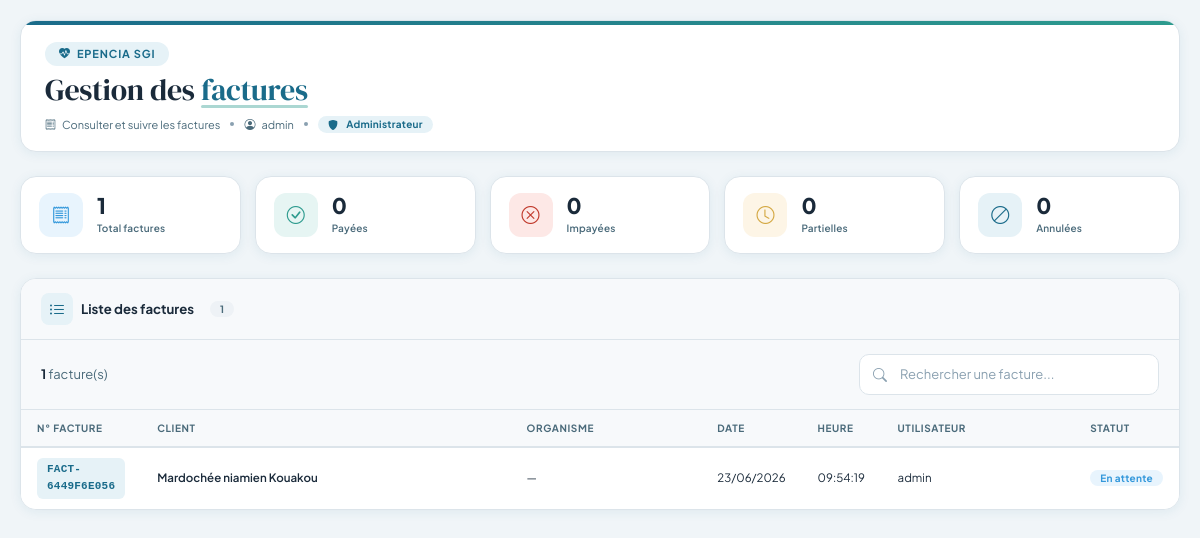
Page /views/facture/gestion-facture.php (signed in) on the committed database.
### tables this page shows
CREATE TABLE IF NOT EXISTS `factures` (
  `facture_id` varchar(100) NOT NULL,
  `client_id` varchar(100) NOT NULL,
  `organisme_id` varchar(100) NOT NULL,
  `utilisateur_id` varchar(100) NOT NULL,
  `date` date DEFAULT NULL,
  `heure` time DEFAULT NULL,
  `statut` enum('en attente','payé','impayé','annulé','partiel') DEFAULT NULL,
  PRIMARY KEY (`facture_id`)
);

CREATE TABLE IF NOT EXISTS `clients` (
  `client_id` varchar(100) NOT NULL,
  `nom_prenom` varchar(200) DEFAULT NULL,
  `date_naissance` date DEFAULT NULL,
  `lieu_naissance` varchar(200) DEFAULT NULL,
  `sexe` enum('masculin','feminin') DEFAULT NULL,
  `nationalite` varchar(200) DEFAULT NULL,
  `groupe_sanguin` enum('AB+','AB-','A+','A-','B+','B-','O+','O-') DEFAULT NULL,
  `telephone` varchar(200) DEFAULT NULL,
  `email` varchar(200) DEFAULT NULL,
  `solde` decimal(10,5) DEFAULT NULL,
  `pays` varchar(200) DEFAULT NULL,
  `ville` varchar(200) DEFAULT NULL,
  `adresse` varchar(200) DEFAULT NULL,
  `profession` varchar(200) DEFAULT NULL,
  `nom_prenom_urgence` varchar(200) DEFAULT NULL,
  `telephone_urgence` varchar(200) DEFAULT NULL,
  `email_urgence` varchar(200) DEFAULT NULL,
  `description` text,
  `photo` longblob,
  `type_photo` varchar(200) DEFAULT NULL,
  `statut` enum('actif','inactif') DEFAULT NULL,
  PRIMARY KEY (`client_id`)
);

CREATE TABLE IF NOT EXISTS `utilisateurs` (
  `utilisateur_id` varchar(100) NOT NULL,
  `nom_prenom` varchar(200) DEFAULT NULL,
  `login` varchar(200) DEFAULT NULL,
  `mdp` varchar(200) DEFAULT NULL,
  `telephone` varchar(250) DEFAULT NULL,
  `email` varchar(200) DEFAULT NULL,
  `role` enum('Superviseur','Administrateur','Pharmacien','Medecin') DEFAULT NULL,
  `organisme_id` varchar(200) DEFAULT NULL,
  `date_saisie` date DEFAULT NULL,
  `photo` longblob,
  `type_photo` varchar(200) DEFAULT NULL,
  `etat` enum('actif','inactif','en attente') DEFAULT NULL,
  PRIMARY KEY (`utilisateur_id`),
  UNIQUE KEY `login` (`login`),
  UNIQUE KEY `email` (`email`)
);

### views/facture/gestion-facture.php (the view, shortened to what this page needs)
<?php
require_once 'database/database.php';
$user_role = $_SESSION['role'] ?? '';
$user_nom = $_SESSION['nom_prenom'] ?? 'Utilisateur';
function getStatusBadge($status) {
    $statusMap = [
        'payé' => ['class' => 'success', 'label' => 'Payé'],
        'impayé' => ['class' => 'danger', 'label' => 'Impayé'],
        'partiel' => ['class' => 'warning', 'label' => 'Partiel'],
        'annulé' => ['class' => 'secondary', 'label' => 'Annulé'],
        'en attente' => ['class' => 'info', 'label' => 'En attente']
    ];
    $status = strtolower($status ?? 'en attente');
    $info = $statusMap[$status] ?? ['class' => 'secondary', 'label' => ucfirst($status)];
    return '<span class="badge bg-' . $info['class'] . '">' . $info['label'] . '</span>';
}
function getRoleBadge($role) {
    $roleMap = [
        'Superviseur' => ['class' => 'danger', 'icon' => 'bi-shield-check'],
        'Administrateur' => ['class' => 'primary', 'icon' => 'bi-shield-fill'],
        'Pharmacien' => ['class' => 'info', 'icon' => 'bi-capsule'],
        'Medecin' => ['class' => 'success', 'icon' => 'bi-heart-pulse']
    ];
    $info = $roleMap[$role] ?? ['class' => 'secondary', 'icon' => 'bi-person'];
    return '<span class="badge bg-' . $info['class'] . '"><i class="bi ' . $info['icon'] . ' me-1"></i>' . htmlspecialchars($role) . '</span>';
}
$sql = "SELECT
            f.facture_id,
            c.nom_prenom AS client,
            c.telephone AS client_telephone,
            c.email AS client_email,
            c.adresse AS client_adresse,
            o.nom AS organisme,
            o.adresse AS organisme_adresse,
            o.telephone AS organisme_telephone,
            u.nom_prenom AS utilisateur,
            f.date,
            f.heure,
            f.statut
        FROM factures f
        LEFT JOIN clients c ON c.client_id = f.client_id
        LEFT JOIN organismes o ON o.organisme_id = f.organisme_id
        LEFT JOIN utilisateurs u ON u.utilisateur_id = f.utilisateur_id
        ORDER BY f.date DESC, f.heure DESC";
$reqStats = $pdo->query("SELECT statut, COUNT(*) as nb FROM factures GROUP BY statut");
$total = $payes = $impayes = $partiels = $annules = 0;
while($s = $reqStats->fetch(PDO::FETCH_ASSOC)){
    $total += $s['nb'];
}
$req = $pdo->query($sql);
?>
<!DOCTYPE html>
<html lang="fr">
<head>
    <link href="https://cdn.jsdelivr.net/npm/bootstrap@5.3.2/dist/css/bootstrap.min.css" rel="stylesheet">
    <link href="https://cdn.jsdelivr.net/npm/bootstrap-icons@1.11.3/font/bootstrap-icons.css" rel="stylesheet">
</head>
<body>
<div class="app-container">
    <header class="page-header">
        <div class="header-left">
            <div class="medical-badge">
                <i class="bi bi-heart-pulse-fill"></i> Epencia SGI
            </div>
            <h1>Gestion des <span class="highlight">factures</span></h1>
            <div class="subtitle">
                <i class="bi bi-receipt"></i>
                Consulter et suivre les factures
                <span class="dot"></span>
                <i class="bi bi-person-circle"></i> <?php echo htmlspecialchars($user_nom); ?>
                <span class="dot"></span>
                <?php echo getRoleBadge($user_role); ?>
            </div>
        </div>
    </header>
    <div class="stats-grid">
        <div class="stat-card fade-in fade-in-d1">
            <div class="stat-icon info"><i class="bi bi-receipt"></i></div>
            <div class="stat-content">
                <div class="stat-value"><?= number_format($total) ?></div>
                <div class="stat-label">Total factures</div>
            </div>
        </div>
        <div class="stat-card fade-in fade-in-d2">
            <div class="stat-icon teal"><i class="bi bi-check-circle"></i></div>
            <div class="stat-content">
                <div class="stat-value"><?= number_format($payes) ?></div>
                <div class="stat-label">Payées</div>
            </div>
        </div>
        <div class="stat-card fade-in fade-in-d3">
            <div class="stat-icon danger"><i class="bi bi-x-circle"></i></div>
            <div class="stat-content">
                <div class="stat-value"><?= number_format($impayes) ?></div>
                <div class="stat-label">Impayées</div>
            </div>
        </div>
        <div class="stat-card fade-in fade-in-d4">
            <div class="stat-icon warning"><i class="bi bi-clock"></i></div>
            <div class="stat-content">
                <div class="stat-value"><?= number_format($partiels) ?></div>
                <div class="stat-label">Partielles</div>
            </div>
        </div>
        <div class="stat-card fade-in fade-in-d5">
            <div class="stat-icon blue"><i class="bi bi-ban"></i></div>
            <div class="stat-content">
                <div class="stat-value"><?= number_format($annules) ?></div>
                <div class="stat-label">Annulées</div>
            </div>
        </div>
    </div>
    <div class="card-modern fade-in">
        <div class="card-header">
            <h5>
                <span class="header-icon blue"><i class="bi bi-list-ul"></i></span>
                Liste des factures
                <span class="badge bg-secondary ms-2"><?= number_format($total) ?></span>
            </h5>
        </div>
        <div class="card-body p-0">
            <div class="toolbar">
                <span class="result-count"><strong id="countDisplay"><?= $total ?></strong> facture(s)</span>
                <div class="search-box">
                    <input type="text" id="recherche" placeholder="Rechercher une facture..." autocomplete="off">
                </div>
            </div>
            <div class="table-wrapper">
                <table class="table table-dashboard" id="tableFacture">
                    <thead>
                        <tr>
                            <th style="width:120px;">N° Facture</th>
                            <th>Client</th>
                            <th>Organisme</th>
                            <th style="width:100px;">Date</th>
                            <th style="width:80px;">Heure</th>
                            <th>Utilisateur</th>
                            <th style="width:100px;">Statut</th>
                        </tr>
                    </thead>
                    <tbody id="tableBody">
                        <?php $idx=0; while($f = $req->fetch(PDO::FETCH_ASSOC)): $idx++; ?>
                            <tr style="animation-delay:<?= $idx*0.03 ?>s" data-id="<?= $f['facture_id'] ?>">
                                <td><span class="facture-id"><?= htmlspecialchars($f['facture_id']) ?></span></td>
                                <td class="client-cell"><?= htmlspecialchars($f['client']?:'—') ?></td>
                                <td><?= htmlspecialchars($f['organisme']?:'—') ?></td>
                                <td class="date-cell"><?= date('d/m/Y',strtotime($f['date'])) ?></td>
                                <td class="date-cell"><?= $f['heure'] ?></td>
                                <td><?= htmlspecialchars($f['utilisateur']?:'—') ?></td>
                                <td><?= getStatusBadge($f['statut'] ?? 'en attente') ?></td>
                            </tr>
                        <?php endwhile; ?>
                    </tbody>
                </table>
            </div>
        </div>
    </div>
</div>
</body>
</html>

### rows in the picture
factures: facture_id "FACT-6449F6E056", client.nom_prenom "Mardochée niamien Kouakou", organisme "—", date "23/06/2026", heure "09:54:19", utilisateur.nom_prenom "admin", statut "En attente"

### other values in the picture
$user_nom "admin"
$role "Administrateur"
$total "1"
$payes "0"
$impayes "0"
$partiels "0"
$annules "0"
